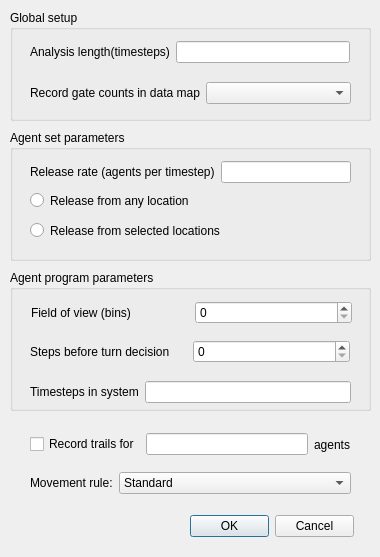
<?xml version="1.0" encoding="UTF-8"?>
<ui version="4.0">
 <class>CAgentAnalysisDlg</class>
 <widget class="QDialog" name="CAgentAnalysisDlg">
  <property name="geometry">
   <rect>
    <x>0</x>
    <y>0</y>
    <width>380</width>
    <height>557</height>
   </rect>
  </property>
  <property name="windowTitle">
   <string>Agent Analysis Setup</string>
  </property>
  <widget class="QGroupBox" name="groupBox">
   <property name="geometry">
    <rect>
     <x>10</x>
     <y>10</y>
     <width>361</width>
     <height>111</height>
    </rect>
   </property>
   <property name="title">
    <string>Global setup</string>
   </property>
   <widget class="QWidget" name="">
    <property name="geometry">
     <rect>
      <x>20</x>
      <y>30</y>
      <width>320</width>
      <height>24</height>
     </rect>
    </property>
    <layout class="QHBoxLayout" name="horizontalLayout">
     <item>
      <widget class="QLabel" name="label">
       <property name="text">
        <string>Analysis length(timesteps)</string>
       </property>
      </widget>
     </item>
     <item>
      <widget class="QLineEdit" name="c_timesteps"/>
     </item>
    </layout>
   </widget>
   <widget class="QWidget" name="">
    <property name="geometry">
     <rect>
      <x>20</x>
      <y>70</y>
      <width>321</width>
      <height>26</height>
     </rect>
    </property>
    <layout class="QHBoxLayout" name="horizontalLayout_2">
     <item>
      <widget class="QLabel" name="label_2">
       <property name="text">
        <string>Record gate counts in data map</string>
       </property>
      </widget>
     </item>
     <item>
      <widget class="QComboBox" name="c_layer_selector">
       <property name="frame">
        <bool>true</bool>
       </property>
       <property name="modelColumn">
        <number>0</number>
       </property>
      </widget>
     </item>
    </layout>
   </widget>
  </widget>
  <widget class="QGroupBox" name="groupBox_2">
   <property name="geometry">
    <rect>
     <x>10</x>
     <y>130</y>
     <width>361</width>
     <height>131</height>
    </rect>
   </property>
   <property name="title">
    <string>Agent set parameters</string>
   </property>
   <widget class="QRadioButton" name="c_no_release_location">
    <property name="geometry">
     <rect>
      <x>20</x>
      <y>60</y>
      <width>191</width>
      <height>21</height>
     </rect>
    </property>
    <property name="text">
     <string>Release from any location</string>
    </property>
   </widget>
   <widget class="QRadioButton" name="c_release_location">
    <property name="geometry">
     <rect>
      <x>20</x>
      <y>90</y>
      <width>231</width>
      <height>21</height>
     </rect>
    </property>
    <property name="text">
     <string>Release from selected locations</string>
    </property>
   </widget>
   <widget class="QWidget" name="">
    <property name="geometry">
     <rect>
      <x>20</x>
      <y>30</y>
      <width>321</width>
      <height>24</height>
     </rect>
    </property>
    <layout class="QHBoxLayout" name="horizontalLayout_3">
     <item>
      <widget class="QLabel" name="label_3">
       <property name="text">
        <string>Release rate (agents per timestep)</string>
       </property>
      </widget>
     </item>
     <item>
      <widget class="QLineEdit" name="c_release_rate"/>
     </item>
    </layout>
   </widget>
  </widget>
  <widget class="QGroupBox" name="groupBox_3">
   <property name="geometry">
    <rect>
     <x>10</x>
     <y>270</y>
     <width>361</width>
     <height>141</height>
    </rect>
   </property>
   <property name="title">
    <string>Agent program parameters</string>
   </property>
   <widget class="QWidget" name="">
    <property name="geometry">
     <rect>
      <x>21</x>
      <y>31</y>
      <width>321</width>
      <height>24</height>
     </rect>
    </property>
    <layout class="QHBoxLayout" name="horizontalLayout_4">
     <item>
      <widget class="QLabel" name="label_4">
       <property name="text">
        <string>Field of view (bins)</string>
       </property>
      </widget>
     </item>
     <item>
      <widget class="QSpinBox" name="c_fov">
       <property name="maximum">
        <number>32</number>
       </property>
      </widget>
     </item>
    </layout>
   </widget>
   <widget class="QWidget" name="">
    <property name="geometry">
     <rect>
      <x>20</x>
      <y>70</y>
      <width>320</width>
      <height>24</height>
     </rect>
    </property>
    <layout class="QHBoxLayout" name="horizontalLayout_5">
     <item>
      <widget class="QLabel" name="label_5">
       <property name="text">
        <string>Steps before turn decision</string>
       </property>
      </widget>
     </item>
     <item>
      <widget class="QSpinBox" name="c_steps"/>
     </item>
    </layout>
   </widget>
   <widget class="QWidget" name="">
    <property name="geometry">
     <rect>
      <x>20</x>
      <y>110</y>
      <width>321</width>
      <height>24</height>
     </rect>
    </property>
    <layout class="QHBoxLayout" name="horizontalLayout_6">
     <item>
      <widget class="QLabel" name="label_6">
       <property name="text">
        <string>Timesteps in system</string>
       </property>
      </widget>
     </item>
     <item>
      <widget class="QLineEdit" name="c_frames"/>
     </item>
    </layout>
   </widget>
  </widget>
  <widget class="QWidget" name="">
   <property name="geometry">
    <rect>
     <x>30</x>
     <y>430</y>
     <width>321</width>
     <height>29</height>
    </rect>
   </property>
   <layout class="QHBoxLayout" name="horizontalLayout_7">
    <item>
     <widget class="QCheckBox" name="c_record_trails">
      <property name="text">
       <string>Record trails for</string>
      </property>
     </widget>
    </item>
    <item>
     <widget class="QLineEdit" name="c_trail_count"/>
    </item>
    <item>
     <widget class="QLabel" name="label_7">
      <property name="text">
       <string>agents</string>
      </property>
     </widget>
    </item>
   </layout>
  </widget>
  <widget class="QWidget" name="">
   <property name="geometry">
    <rect>
     <x>30</x>
     <y>470</y>
     <width>321</width>
     <height>26</height>
    </rect>
   </property>
   <layout class="QHBoxLayout" name="horizontalLayout_8">
    <item>
     <widget class="QLabel" name="label_8">
      <property name="text">
       <string>Movement rule:</string>
      </property>
     </widget>
    </item>
    <item>
     <widget class="QComboBox" name="c_occlusion">
      <item>
       <property name="text">
        <string>Standard</string>
       </property>
      </item>
      <item>
       <property name="text">
        <string>Line of Sight Length</string>
       </property>
      </item>
      <item>
       <property name="text">
        <string>Occluded Length</string>
       </property>
      </item>
      <item>
       <property name="text">
        <string>Any occlusions</string>
       </property>
      </item>
      <item>
       <property name="text">
        <string>Occlusions Group bins (45 degrees)</string>
       </property>
      </item>
      <item>
       <property name="text">
        <string>Occlusions Group bins (60 degrees)</string>
       </property>
      </item>
      <item>
       <property name="text">
        <string>Furthest occlusion per bin</string>
       </property>
      </item>
      <item>
       <property name="text">
        <string>Per bin far distance weighted</string>
       </property>
      </item>
      <item>
       <property name="text">
        <string>Per bin angle weighted</string>
       </property>
      </item>
      <item>
       <property name="text">
        <string>Per bin far distance and angle weighted</string>
       </property>
      </item>
      <item>
       <property name="text">
        <string>Per bin memory</string>
       </property>
      </item>
     </widget>
    </item>
   </layout>
  </widget>
  <widget class="QWidget" name="">
   <property name="geometry">
    <rect>
     <x>190</x>
     <y>510</y>
     <width>164</width>
     <height>32</height>
    </rect>
   </property>
   <layout class="QHBoxLayout" name="horizontalLayout_9">
    <item>
     <widget class="QPushButton" name="c_ok">
      <property name="text">
       <string>OK</string>
      </property>
     </widget>
    </item>
    <item>
     <widget class="QPushButton" name="c_cancel">
      <property name="text">
       <string>Cancel</string>
      </property>
     </widget>
    </item>
   </layout>
  </widget>
 </widget>
 <resources/>
 <connections>
  <connection>
   <sender>c_ok</sender>
   <signal>clicked()</signal>
   <receiver>CAgentAnalysisDlg</receiver>
   <slot>OnOK()</slot>
   <hints>
    <hint type="sourcelabel">
     <x>168</x>
     <y>536</y>
    </hint>
    <hint type="destinationlabel">
     <x>55</x>
     <y>520</y>
    </hint>
   </hints>
  </connection>
  <connection>
   <sender>c_cancel</sender>
   <signal>clicked()</signal>
   <receiver>CAgentAnalysisDlg</receiver>
   <slot>OnCancel()</slot>
   <hints>
    <hint type="sourcelabel">
     <x>257</x>
     <y>537</y>
    </hint>
    <hint type="destinationlabel">
     <x>335</x>
     <y>509</y>
    </hint>
   </hints>
  </connection>
 </connections>
 <slots>
  <slot>OnOK()</slot>
  <slot>OnCancel()</slot>
 </slots>
</ui>
